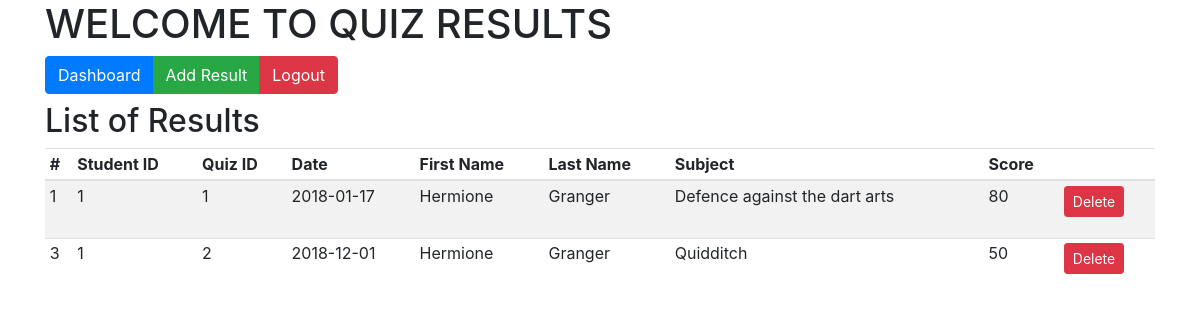
Screenshot of /student/1 (signed in) with the database file from the repository.
### tables this page shows
CREATE TABLE results (
    id            INTEGER  PRIMARY KEY AUTOINCREMENT,
    student_id       INTEGER  REFERENCES students (id),
    quiz_id       INTEGER  REFERENCES quizes (id),
    score         INT (3)     NOT NULL,
    UNIQUE (
        student_id,
        quiz_id
    )
);

CREATE TABLE quizzes (
    id              INTEGER      PRIMARY KEY AUTOINCREMENT,
    subject         VARCHAR (50),
    no_of_questions INTEGER,
    date            DATE
);

CREATE TABLE students (
    id       INTEGER         PRIMARY KEY AUTOINCREMENT,
    firstname VARCHAR (50)  NOT NULL,
    lastname VARCHAR (50)   NOT NULL
);

### app.py (the view)
@app.route('/student/<id>', methods = ['POST', 'GET'])
def student_results(id):
    current_user_id = 0
    student_id = id
    error = None
    if 'user_id' in session:
        current_user_id = session['user_id']
    else:
        return redirect(url_for('login'))
    results = list()
    con = openDbCon()
    cursor = con.cursor()
    cursor.execute('SELECT results.id, results.student_id, students.firstname, students.lastname, results.score, results.quiz_id, quizzes.subject, quizzes.date FROM results JOIN students ON results.student_id = students.id JOIN quizzes ON quizzes.id = results.quiz_id  WHERE results.student_id = ?', (student_id, ))
    for result in cursor:
        results.append({
            "id" : result[0],
            "student_id" : result[1],
            "firstname" : result[2],
            "lastname" : result[3],
            "score" : result[4],
            "quiz_id" : result[5],
            "subject" : result[6],
            "date" : result[7],
        })
    cursor.close()
    return render_template('results.html', error = error, results = results)

### app.py (called while the page is built)
def openDbCon():
    DATABASE = 'hw13.db'
    conn = sqlite3.connect(DATABASE)
    return conn

### templates/results.html (shortened to what this page needs)
{% include 'header.html' %}
<div class="row">
    <div class="col-md-12">
        <div class="btn-group" role="group" aria-label="Button group">
            <a role="button" class="btn btn-primary mb-2" href="/dashboard">Dashboard</a>
            <a role="button" class="btn btn-success mb-2" href="/results/add">Add Result</a>
            <a role="button" class="btn btn-danger mb-2" href="/logout">Logout</a>
        </div>
    </div>
</div>
<div class="row">
    <div class="col-md-12">
        {% if results %}
        <h2>List of Results</h2>
        <div class="table-responsive">
            <table class="table table-sm thead-light table-striped">
                <thead>
                    <tr>
                        <th scope="col">#</th>
                        <th scope="col">Student ID</th>
                        <th scope="col">Quiz ID</th>
                        <th scope="col">Date</th>
                        <th scope="col">First Name</th>
                        <th scope="col">Last Name</th>
                        <th scope="col">Subject</th>
                        <th scope="col">Score</th>
                        <th scope="col"></th>
                    </tr>
                </thead>
                <tbody>
                    {% for result in results %}
                    <tr>
                        <td scope="col">{{ result.id }}</td>
                        <td scope="col">{{ result.student_id }}</td>
                        <td scope="col">{{ result.quiz_id }}</td>
                        <td scope="col">{{ result.date }}</td>
                        <td scope="col">{{ result.firstname }}</td>
                        <td scope="col">{{ result.lastname }}</td>
                        <td scope="col">{{ result.subject }}</td>
                        <td scope="col">{{ result.score }}</td>
                        <td scope="col">
                            <form action="/results/delete" method="POST">
                                <input type="submit" role="button" class="btn btn-sm btn-danger" value="Delete">
                            </form>
                        </td>
                    </tr>
                    {% endfor %}
                </tbody>
            </table>
        </div>
        {% else %}
            <h2>No results</h2>
        {% endif %}
    </div>
</div>
{% include 'footer.html' %}

### rows the page displays
results: id "1", student_id "1", quiz_id "1", date "2018-01-17", firstname "Hermione", lastname "Granger", subject "Defence against the dart arts", score "80"
results: id "3", student_id "1", quiz_id "2", date "2018-12-01", firstname "Hermione", lastname "Granger", subject "Quidditch", score "50"
